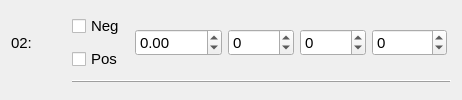
       <widget class="QWidget" name="contact02Wig" native="true">
        <layout class="QGridLayout" name="gridLayout_19">
         <item row="0" column="2">
          <widget class="QCheckBox" name="contact02Neg">
           <property name="sizePolicy">
            <sizepolicy hsizetype="Fixed" vsizetype="Fixed">
             <horstretch>0</horstretch>
             <verstretch>0</verstretch>
            </sizepolicy>
           </property>
           <property name="minimumSize">
            <size>
             <width>47</width>
             <height>0</height>
            </size>
           </property>
           <property name="font">
            <font>
             <family>Arial</family>
             <pointsize>11</pointsize>
            </font>
           </property>
           <property name="focusPolicy">
            <enum>Qt::NoFocus</enum>
           </property>
           <property name="text">
            <string>Neg</string>
           </property>
           <attribute name="buttonGroup">
            <string notr="true">polarity02</string>
           </attribute>
          </widget>
         </item>
         <item row="1" column="2">
          <widget class="QCheckBox" name="contact02Pos">
           <property name="sizePolicy">
            <sizepolicy hsizetype="Fixed" vsizetype="Fixed">
             <horstretch>0</horstretch>
             <verstretch>0</verstretch>
            </sizepolicy>
           </property>
           <property name="minimumSize">
            <size>
             <width>47</width>
             <height>0</height>
            </size>
           </property>
           <property name="font">
            <font>
             <family>Arial</family>
             <pointsize>11</pointsize>
            </font>
           </property>
           <property name="focusPolicy">
            <enum>Qt::NoFocus</enum>
           </property>
           <property name="text">
            <string>Pos</string>
           </property>
           <attribute name="buttonGroup">
            <string notr="true">polarity02</string>
           </attribute>
          </widget>
         </item>
         <item row="0" column="3" rowspan="2">
          <widget class="QWidget" name="widget_2" native="true">
           <layout class="QGridLayout" name="gridLayout_10">
            <property name="leftMargin">
             <number>4</number>
            </property>
            <property name="rightMargin">
             <number>4</number>
            </property>
            <item row="0" column="0">
             <widget class="QDoubleSpinBox" name="contact02Amp">
              <property name="sizePolicy">
               <sizepolicy hsizetype="Fixed" vsizetype="Fixed">
                <horstretch>0</horstretch>
                <verstretch>0</verstretch>
               </sizepolicy>
              </property>
              <property name="minimumSize">
               <size>
                <width>50</width>
                <height>0</height>
               </size>
              </property>
              <property name="font">
               <font>
                <family>Arial</family>
                <pointsize>11</pointsize>
               </font>
              </property>
              <property name="focusPolicy">
               <enum>Qt::StrongFocus</enum>
              </property>
              <property name="styleSheet">
               <string notr="true"/>
              </property>
              <property name="showGroupSeparator" stdset="0">
               <bool>false</bool>
              </property>
              <property name="minimum">
               <double>-1000.000000000000000</double>
              </property>
              <property name="maximum">
               <double>1000.000000000000000</double>
              </property>
             </widget>
            </item>
            <item row="0" column="1">
             <widget class="QDoubleSpinBox" name="contact02Freq">
              <property name="sizePolicy">
               <sizepolicy hsizetype="Fixed" vsizetype="Fixed">
                <horstretch>0</horstretch>
                <verstretch>0</verstretch>
               </sizepolicy>
              </property>
              <property name="minimumSize">
               <size>
                <width>50</width>
                <height>0</height>
               </size>
              </property>
              <property name="font">
               <font>
                <family>Arial</family>
                <pointsize>11</pointsize>
               </font>
              </property>
              <property name="focusPolicy">
               <enum>Qt::StrongFocus</enum>
              </property>
              <property name="styleSheet">
               <string notr="true"/>
              </property>
              <property name="showGroupSeparator" stdset="0">
               <bool>false</bool>
              </property>
              <property name="decimals">
               <number>0</number>
              </property>
              <property name="minimum">
               <double>-1000.000000000000000</double>
              </property>
              <property name="maximum">
               <double>1000.000000000000000</double>
              </property>
             </widget>
            </item>
            <item row="0" column="2">
             <widget class="QDoubleSpinBox" name="contact02PW">
              <property name="sizePolicy">
               <sizepolicy hsizetype="Fixed" vsizetype="Fixed">
                <horstretch>0</horstretch>
                <verstretch>0</verstretch>
               </sizepolicy>
              </property>
              <property name="minimumSize">
               <size>
                <width>50</width>
                <height>0</height>
               </size>
              </property>
              <property name="font">
               <font>
                <family>Arial</family>
                <pointsize>11</pointsize>
               </font>
              </property>
              <property name="focusPolicy">
               <enum>Qt::StrongFocus</enum>
              </property>
              <property name="styleSheet">
               <string notr="true"/>
              </property>
              <property name="decimals">
               <number>0</number>
              </property>
              <property name="minimum">
               <double>-1000.000000000000000</double>
              </property>
              <property name="maximum">
               <double>1000.000000000000000</double>
              </property>
             </widget>
            </item>
            <item row="0" column="3">
             <widget class="QDoubleSpinBox" name="contact02Imp">
              <property name="sizePolicy">
               <sizepolicy hsizetype="Fixed" vsizetype="Fixed">
                <horstretch>0</horstretch>
                <verstretch>0</verstretch>
               </sizepolicy>
              </property>
              <property name="minimumSize">
               <size>
                <width>60</width>
                <height>0</height>
               </size>
              </property>
              <property name="font">
               <font>
                <family>Arial</family>
                <pointsize>11</pointsize>
               </font>
              </property>
              <property name="focusPolicy">
               <enum>Qt::StrongFocus</enum>
              </property>
              <property name="decimals">
               <number>0</number>
              </property>
              <property name="minimum">
               <double>-10000.000000000000000</double>
              </property>
              <property name="maximum">
               <double>10000.000000000000000</double>
              </property>
             </widget>
            </item>
           </layout>
          </widget>
         </item>
         <item row="0" column="0" rowspan="2">
          <widget class="QLabel" name="contact02Text">
           <property name="sizePolicy">
            <sizepolicy hsizetype="Fixed" vsizetype="Preferred">
             <horstretch>0</horstretch>
             <verstretch>0</verstretch>
            </sizepolicy>
           </property>
           <property name="minimumSize">
            <size>
             <width>55</width>
             <height>0</height>
            </size>
           </property>
           <property name="font">
            <font>
             <family>Arial</family>
             <pointsize>11</pointsize>
            </font>
           </property>
           <property name="text">
            <string>02:</string>
           </property>
           <property name="alignment">
            <set>Qt::AlignLeading|Qt::AlignLeft|Qt::AlignVCenter</set>
           </property>
           <property name="margin">
            <number>0</number>
           </property>
           <property name="indent">
            <number>0</number>
           </property>
          </widget>
         </item>
         <item row="2" column="2" colspan="2">
          <widget class="Line" name="line_25">
           <property name="sizePolicy">
            <sizepolicy hsizetype="MinimumExpanding" vsizetype="Fixed">
             <horstretch>0</horstretch>
             <verstretch>0</verstretch>
            </sizepolicy>
           </property>
           <property name="minimumSize">
            <size>
             <width>225</width>
             <height>0</height>
            </size>
           </property>
           <property name="font">
            <font>
             <family>Arial</family>
             <pointsize>11</pointsize>
            </font>
           </property>
           <property name="styleSheet">
            <string notr="true">padding-top:9px;</string>
           </property>
           <property name="frameShadow">
            <enum>QFrame::Raised</enum>
           </property>
           <property name="lineWidth">
            <number>1</number>
           </property>
           <property name="orientation">
            <enum>Qt::Horizontal</enum>
           </property>
          </widget>
         </item>
        </layout>
       </widget>
